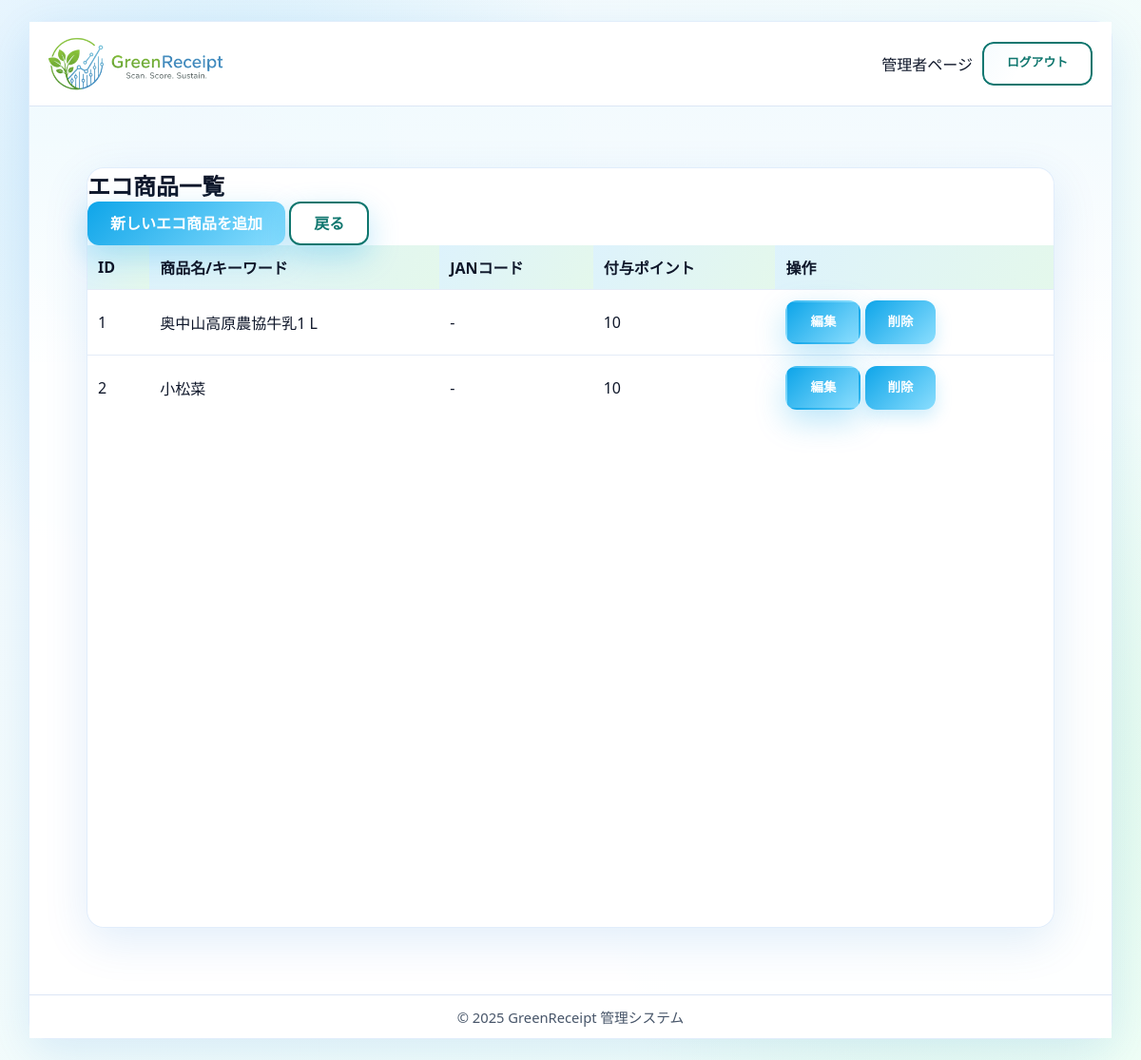
Page /staff/ecoproducts/ (signed in) on the earlier database version.
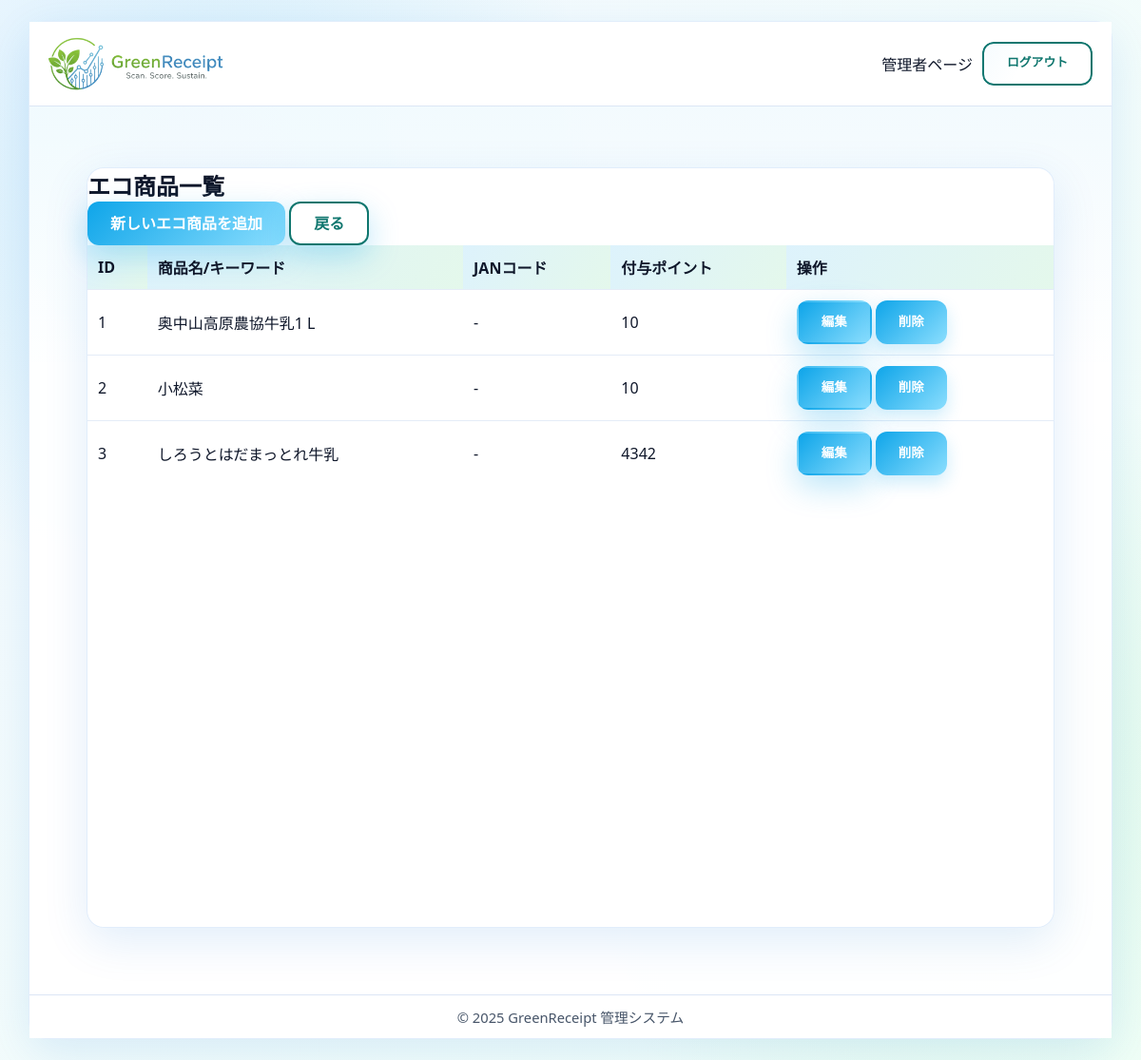
Same page on the later database version.
### core/models.py (models this page shows, shortened)
class EcoProduct(models.Model):
    name = models.CharField(
        max_length=255, unique=True, verbose_name='エコ商品名/キーワード')
    jan_code = models.CharField(
        max_length=13, blank=True, null=True, unique=True, verbose_name='JANコード')
    points = models.IntegerField(default=10, verbose_name='付与ポイント')
    class Meta:
        verbose_name = 'エコ商品'
        verbose_name_plural = 'エコ商品'

### core/views.py (the view)
# urls.py: path("staff/ecoproducts/", views.EcoProductListView.as_view(), name="ecoproduct_list"),
@method_decorator(staff_member_required, name='dispatch')
class EcoProductListView(ListView):
    model = EcoProduct
    template_name = 'admin/ecoproduct_list.html'
    context_object_name = 'ecoproducts'

### core/templates/admin/ecoproduct_list.html (shortened to what this page needs)
{% extends 'admin/admin_base.html' %}
{% block content %}
<div class="container mt-4">
    <h2>エコ商品一覧</h2>
    <a href="{% url 'core:ecoproduct_create' %}" class="btn btn-success mb-3">新しいエコ商品を追加</a>
    <a href="{% url 'core:staff_index' %}" class="btn btn-secondary mb-3 ms-2">戻る</a>
    {% if ecoproducts %}
    <table class="table table-striped">
        <thead>
            <tr>
                <th>ID</th>
                <th>商品名/キーワード</th>
                <th>JANコード</th>
                <th>付与ポイント</th>
                <th>操作</th>
            </tr>
        </thead>
        <tbody>
            {% for product in ecoproducts %}
            <tr>
                <td>{{ product.pk }}</td>
                <td>{{ product.name }}</td>
                <td>{{ product.jan_code|default:"-" }}</td>
                <td>{{ product.points }}</td>
                <td>
                    <a href="{% url 'core:ecoproduct_update' product.pk %}" class="btn btn-sm btn-primary">編集</a>
                    <a href="{% url 'core:ecoproduct_delete' product.pk %}" class="btn btn-sm btn-danger">削除</a>
                </td>
            </tr>
            {% endfor %}
        </tbody>
    </table>
    {% else %}
    <p>エコ商品はまだ登録されていません。</p>
    {% endif %}
</div>
{% endblock %}

Differences in the rows shown:
added EcoProduct: pk "3", name "しろうとはだまっとれ牛乳", jan_code "-", points "4342"
